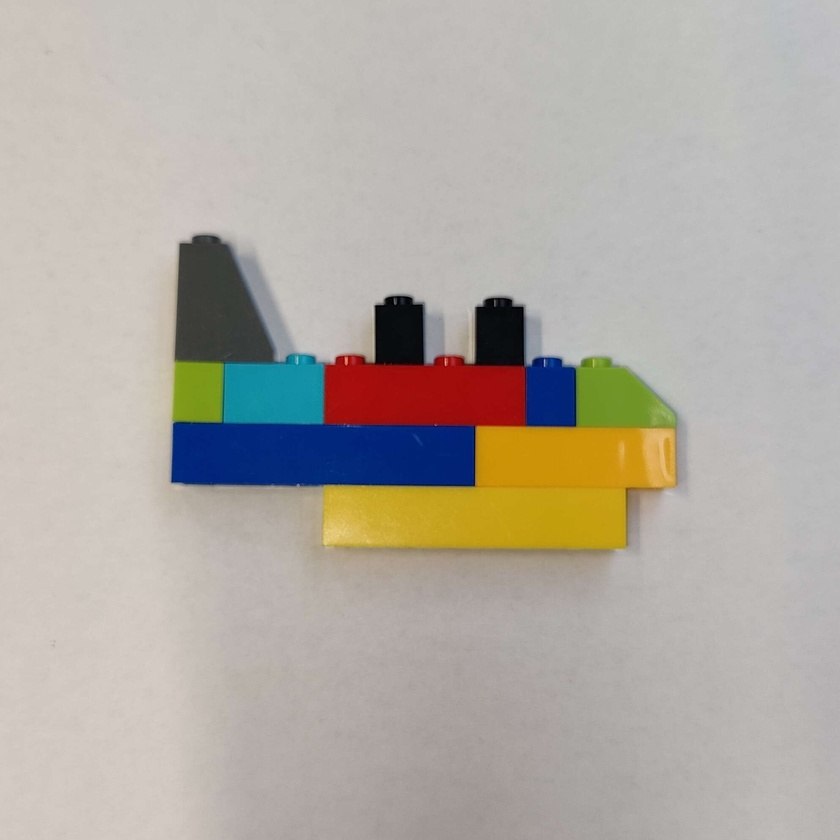
#> input picture TrainingImages/Fisk.jpg, 840 x 840 px, shrunk from 1990 x 1991 before the run, found by its file name
$ python FigureDetection.py
#> lines starting #> are read from the running program, lines starting #| are printed output that depends on the picture; after the words box and inside, x2 and y2 are one past the last pixel; in counts of white or black regions, pixels touching at a corner belong together
import cv2
import numpy as np
def opening(image, inputkernel):
    erosionImg = cv2.erode(image, inputkernel, iterations=1)
    dialationImg = cv2.dilate(erosionImg, inputkernel, iterations=1)
    return dialationImg

def closing(image, inputkernel):
    dilationImg = cv2.dilate(image, inputkernel, iterations=1)
    erosionImg = cv2.erode(dilationImg, inputkernel, iterations=1)
    return erosionImg


kernel = np.ones((30, 30), np.uint8)


input_image = cv2.imread("C://Users//Alexa//Documents//GitHub//MED3_ProjektGit//TrainingImages//Fisk.jpg")
#> input_image is the input picture: shape (840, 840, 3); mean B, G, R 164, 171.9, 177.9

alpha = 2  # Contrast control (1.0–3.0)
beta = -50     # Brightness control (0–100)

# Apply the contrast and brightness adjustment
adjusted = cv2.convertScaleAbs(input_image, alpha=alpha, beta=beta)
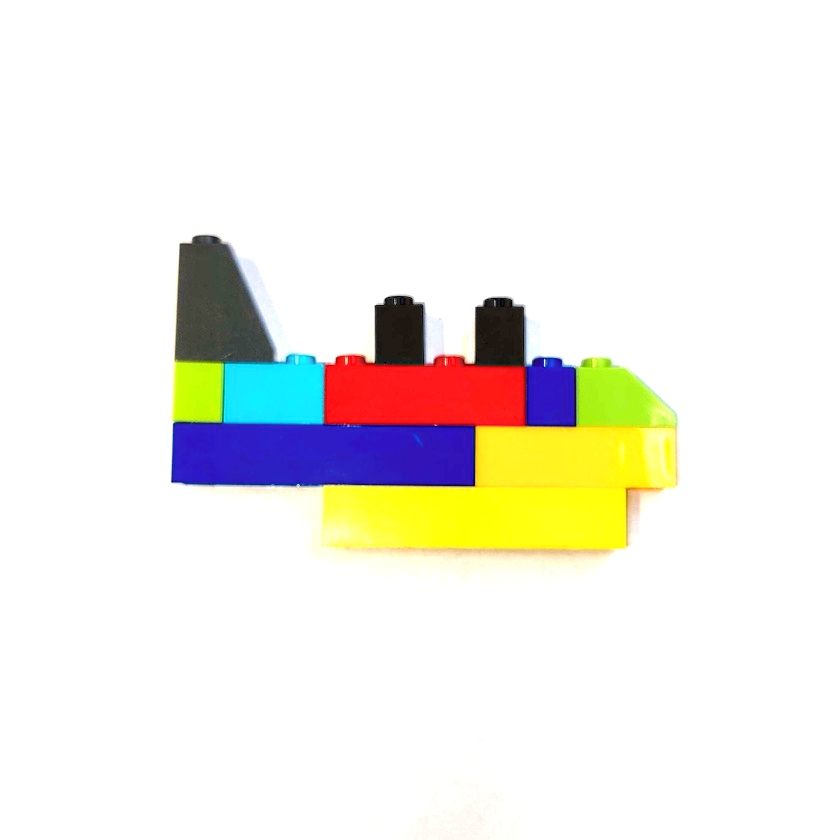
#> adjusted: shape (840, 840, 3); mean B, G, R 231, 238.4, 240.7

hsv = cv2.cvtColor(adjusted, cv2.COLOR_BGR2HSV)
#> hsv: shape (840, 840, 3); mean H, S, V 9.9, 27.6, 248.1

# Define the white range
# White = low saturation, high brightness
lower_white = np.array([0, 0, 200])      # H: any, S: low, V: high
upper_white = np.array([180, 100, 255])   # Allow small variation

# Create mask for white
mask_white = cv2.inRange(hsv, lower_white, upper_white)
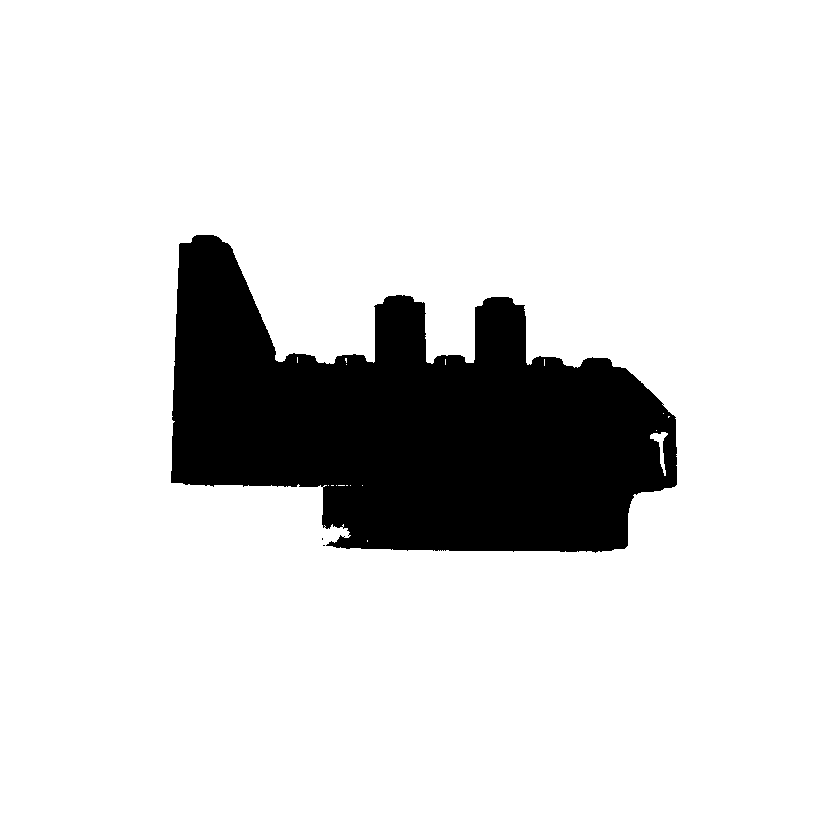
#> mask_white: shape (840, 840); 86.3% white; 3 black regions (2 under 20 px), largest, box (x1, y1, x2, y2) and area: (171, 235, 677, 553) 96529

mask_inv = cv2.bitwise_not(mask_white)

# Keep only non-white areas
backgroundRemoved = cv2.bitwise_and(adjusted, adjusted, mask=mask_inv)
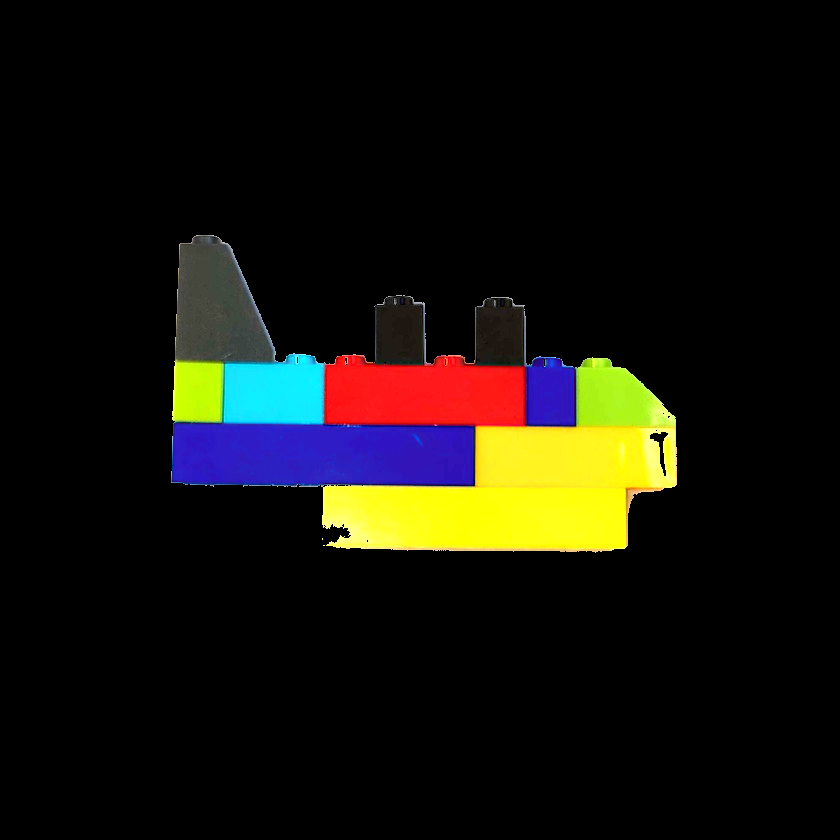
#> backgroundRemoved: shape (840, 840, 3); mean B, G, R 11.7, 18.5, 20.8


adjustedBg = cv2.cvtColor(backgroundRemoved, cv2.COLOR_BGR2GRAY)
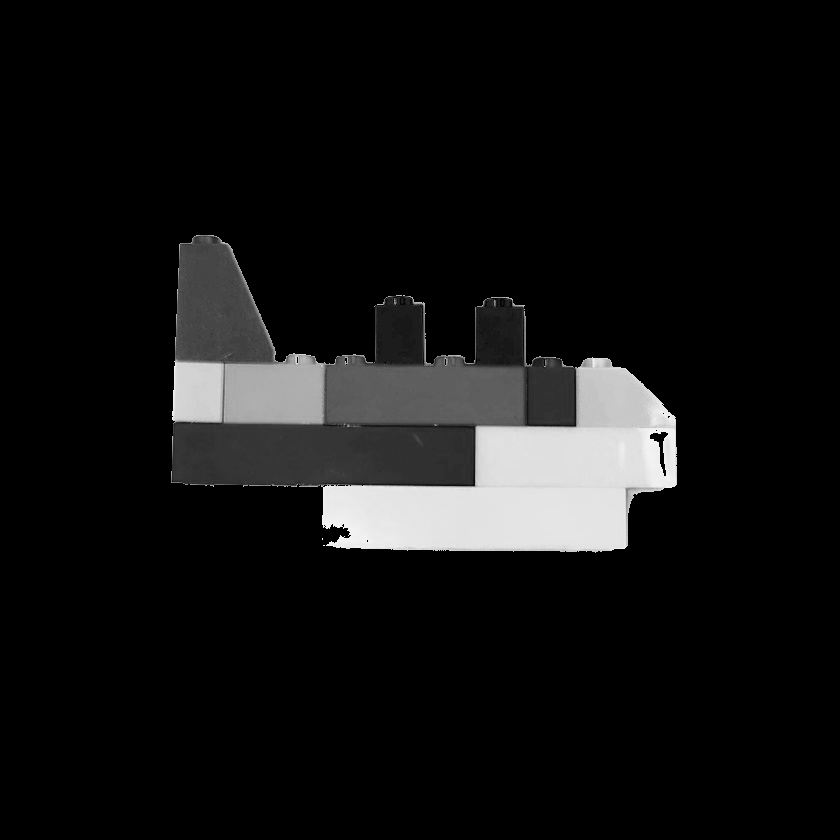
#> adjustedBg: shape (840, 840); min 0, max 243, mean 18.4


output_image = cv2.threshold(adjustedBg, 1, 255, cv2.THRESH_BINARY)[1]
#> output_image: shape (840, 840); 13.7% white; 3 white regions (2 under 20 px), largest, box (x1, y1, x2, y2) and area: (171, 235, 677, 553) 96527

closedPicture = closing(output_image, kernel)
#> in closing, `dilationImg = cv2.dilate(image, inputkernel, iterations=1)`: dilationImg: shape (840, 840); 17.9% white; 1 white region, box (x1, y1, x2, y2) and area: (157, 221, 692, 568) 126450
#> in closing, `erosionImg = cv2.erode(dilationImg, inputkernel, iterations=1)`:
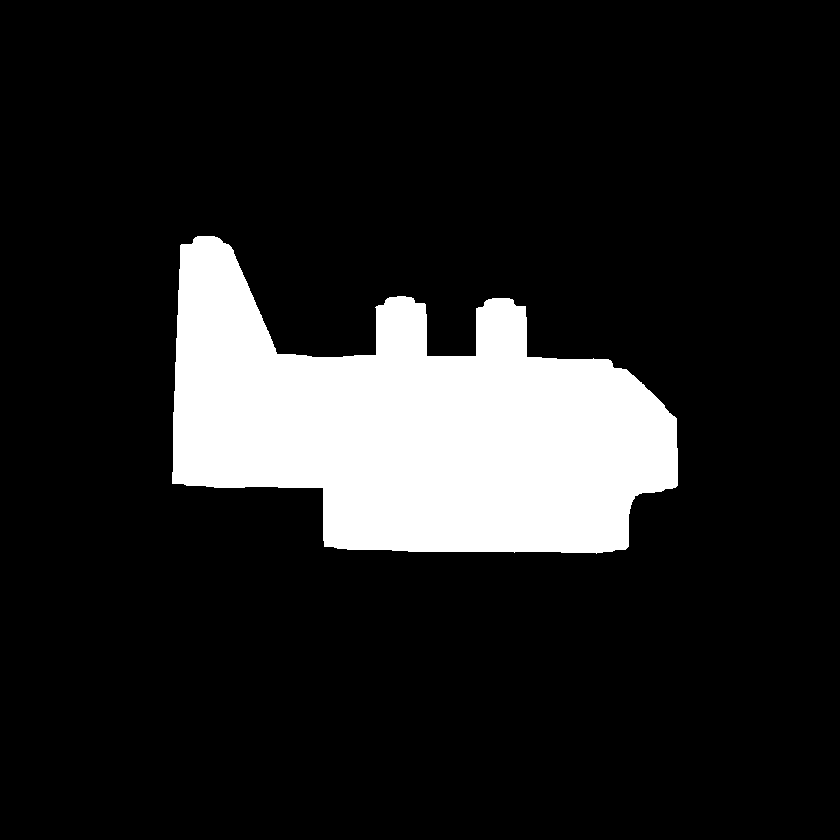
#> erosionImg: shape (840, 840); 13.9% white; 1 white region, box (x1, y1, x2, y2) and area: (172, 236, 678, 554) 98146

subtracted = closedPicture - cv2.erode(closedPicture, kernel, iterations=1)
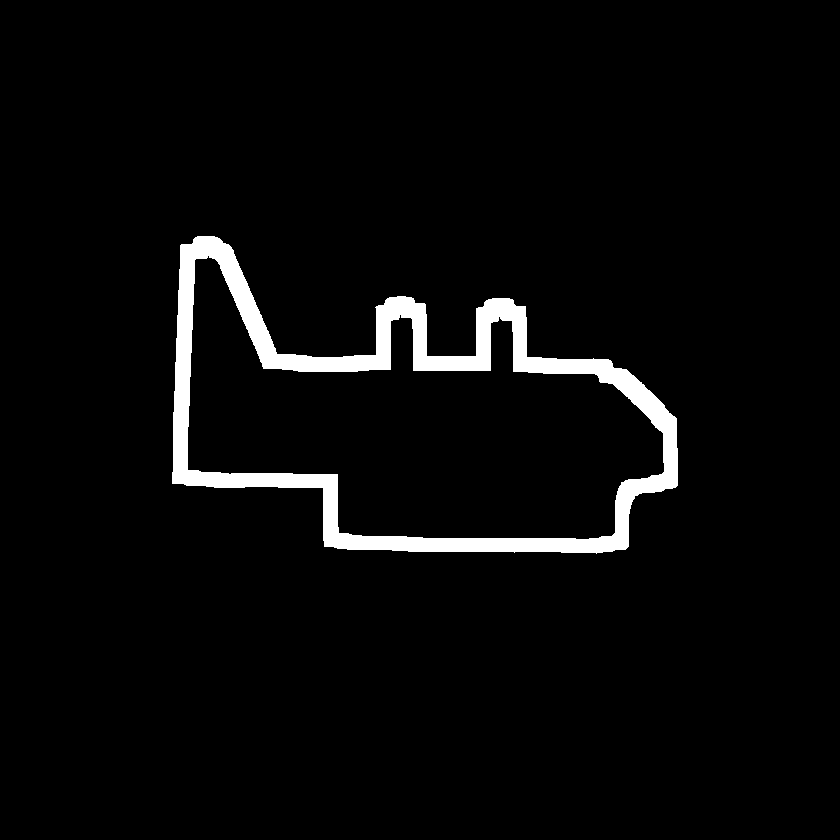
#> subtracted: shape (840, 840); 3.7% white; 1 white region, box (x1, y1, x2, y2) and area: (172, 236, 678, 554) 26427

    #cv2.bitwise_and(input_image, input_image, mask=closedPicture)


cv2.namedWindow("Test", cv2.WINDOW_NORMAL)
cv2.imshow("Test", closedPicture)
cv2.namedWindow("Fisk", cv2.WINDOW_NORMAL)
cv2.imshow("Fisk", mask_inv)
cv2.namedWindow("Original", cv2.WINDOW_NORMAL)
cv2.imshow("Original", input_image)
cv2.namedWindow("Subtracted", cv2.WINDOW_NORMAL)
cv2.imshow("Subtracted", subtracted)
cv2.waitKey(0)
cv2.destroyAllWindows()
cv2.waitKey(0)
cv2.destroyAllWindows()
